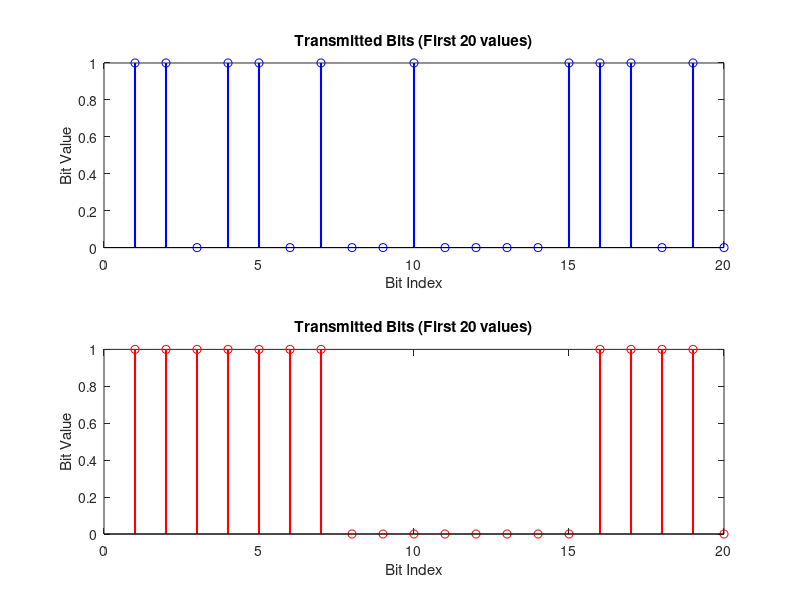

This figure's MATLAB source:
% Rake Receiver Simulation (First 20 values)
% Parameters
numBits = 20; % Number of transmitted bits (adjusted for plotting)
snrdB = 10; % Signal-to-noise ratio in dB
numPaths = 3; % Number of multipath components
delayVector = [0, 1, 2]; % Delays of the multipath components
numTaps = max(delayVector) + 1; % Number of taps in the rake receiver
% Generate random bits for transmission
transmittedBits = randi([0, 1], 1, numBits);
% BPSK Modulation
modulatedSymbols = 2 * transmittedBits - 1;
% Add Gaussian noise to the signal
noisePower = 10^(-snrdB / 10);
receivedSignal = awgn(modulatedSymbols, snrdB, 'measured');
% Rake Receiver
rakeOutput = zeros(1, numBits);
for i = 1:numBits
% Create delayed versions of the received signal
delayedSignals = zeros(1, numPaths);
for j = 1:numPaths
if i - delayVector(j) > 0
delayedSignals(j) = receivedSignal(i - delayVector(j));
end
end
% Rake combining - take the sign of the sum
rakeOutput(i) = sign(sum(delayedSignals));
end
disp(rakeOutput)
% Decision making (hard decision)
receivedBits = (rakeOutput > 0);
% Display results
disp(['Transmitted Bits: ', num2str(transmittedBits)]);
disp(['Received Bits: ', num2str(receivedBits)]);
% Plot transmitted and received bits for the first 20 values
figure(1)
subplot(2,1,1)
stem(1:numBits, transmittedBits, 'b', 'LineWidth', 1.5);
title('Transmitted Bits (First 20 values)');
xlabel('Bit Index');
ylabel('Bit Value');
subplot(2,1,2)
stem(1:numBits, receivedBits, 'r', 'LineWidth', 1.5);
title('Transmitted Bits (First 20 values)');
xlabel('Bit Index');
ylabel('Bit Value');
hold off;